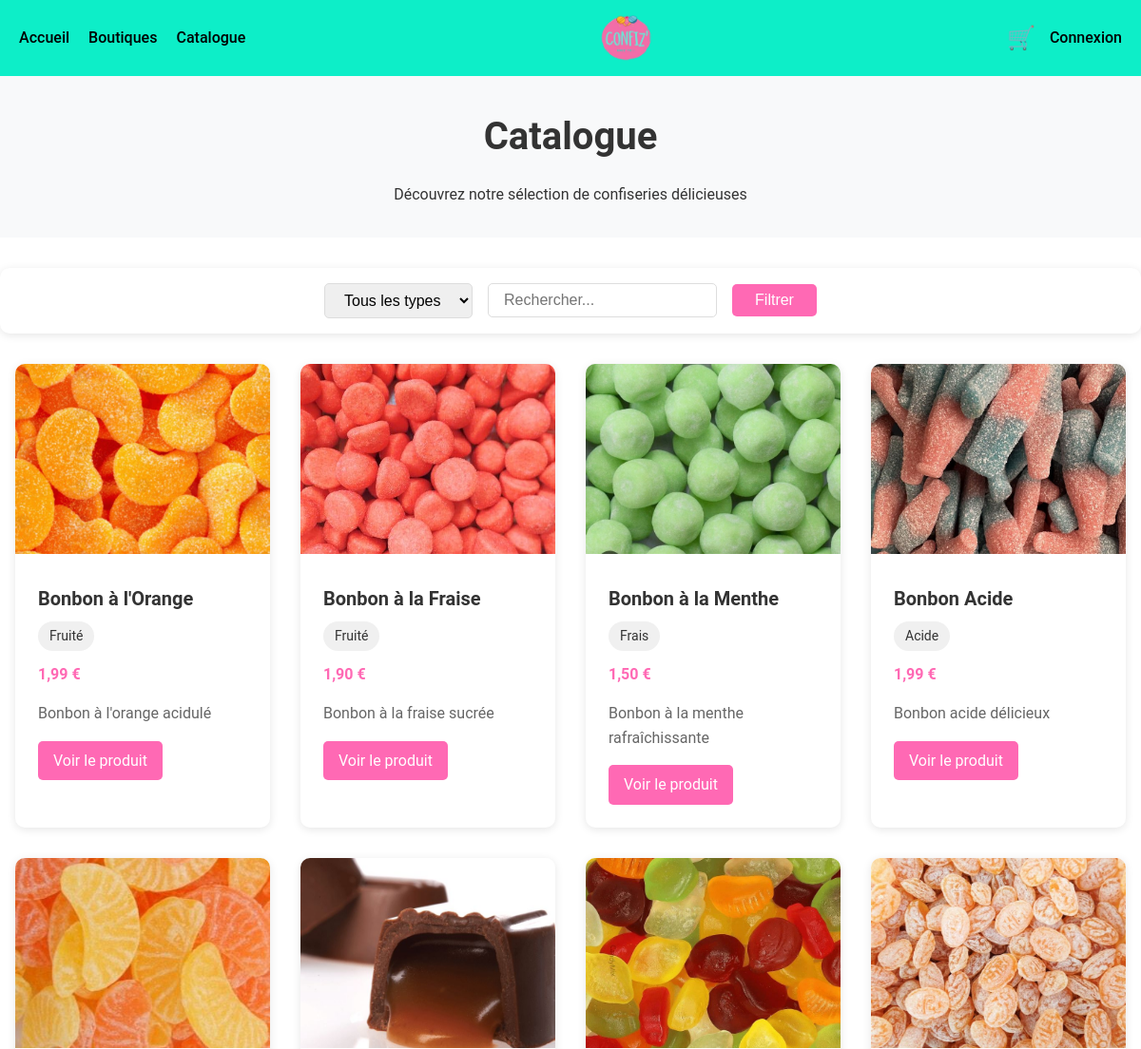
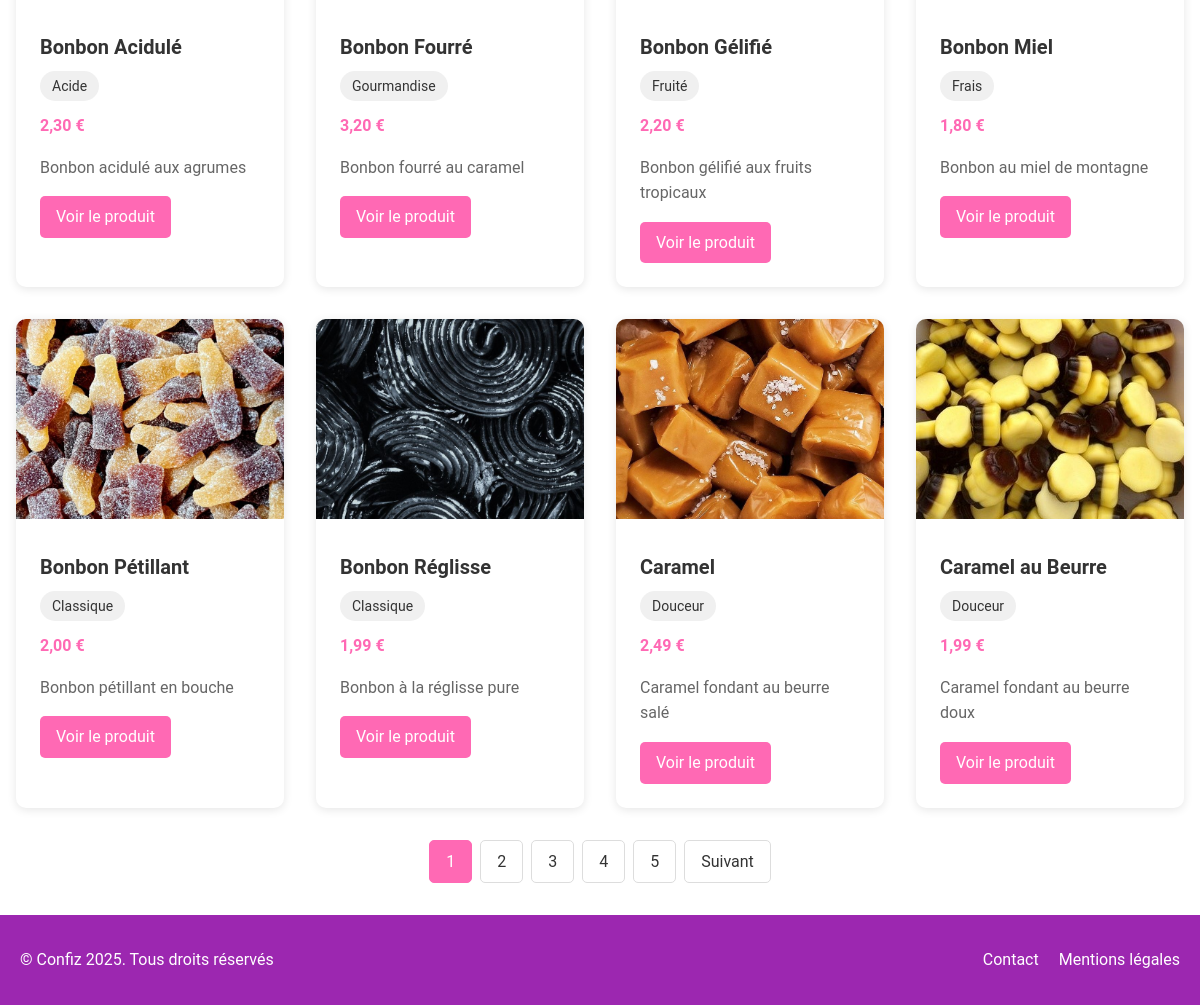
The page /catalogue.php on the database its author committed (2 pictures, top to bottom).
### tables this page shows
CREATE TABLE `confiseries` (
  `id` INT PRIMARY KEY AUTO_INCREMENT,
  `nom` VARCHAR(50) NOT NULL,
  `type` VARCHAR(20),
  `couleur` VARCHAR(20),
  `prix` FLOAT NOT NULL,
  `illustration` VARCHAR(255),
  `description` TEXT
);

### catalogue.php (the view, shortened to what this page needs)
<?php
$servername = "localhost";
$username = "root";
$password = "";
$dbname = "confiz";
try {
    $conn = new PDO("mysql:host=$servername;dbname=$dbname", $username, $password);
    $conn->setAttribute(PDO::ATTR_ERRMODE, PDO::ERRMODE_EXCEPTION);
} catch(PDOException $e) {
    echo "Erreur de connexion: " . $e->getMessage();
    exit;
}
$type_filter = isset($_GET['type']) ? $_GET['type'] : '';
$search = isset($_GET['search']) ? $_GET['search'] : '';
$page = isset($_GET['page']) ? (int)$_GET['page'] : 1;
$items_per_page = 12;
$offset = ($page - 1) * $items_per_page;
$sql = "SELECT id, nom, type, prix, illustration, description FROM confiseries";
$params = [];
$count_sql = str_replace("id, nom, type, prix, illustration, description", "COUNT(*) as total", $sql);
$stmt = $conn->prepare($count_sql);
$stmt->execute();
$total_items = $stmt->fetch(PDO::FETCH_ASSOC)['total'];
$total_pages = ceil($total_items / $items_per_page);
$sql .= " ORDER BY nom ASC LIMIT :offset, :limit";
$params[':offset'] = $offset;
$params[':limit'] = $items_per_page;
$stmt = $conn->prepare($sql);
foreach ($params as $key => $value) {
    if ($key == ':offset' || $key == ':limit') {
        $stmt->bindValue($key, $value, PDO::PARAM_INT);
    } else {
        $stmt->bindValue($key, $value);
    }
}
$stmt->execute();
$confiseries = $stmt->fetchAll(PDO::FETCH_ASSOC);
?>
<!DOCTYPE html>
<html lang="fr">
<head>
    <link rel="stylesheet" href="autrecss.css">
    <link rel="stylesheet" href="catalogue.css">
</head>
<body>
    <header>
        <nav class="navbar">
            <div class="nav-links">
                <a href="index.php">Accueil</a>
                <a href="boutiques.php">Boutiques</a>
                <a href="catalogue.php">Catalogue</a>
            </div>
            <div class="logo-container">
                <img src="confiz.png" alt="Logo confiz">
            </div>
            <div class="cart-login">
                <a href="panier.php" class="cart-icon">🛒</a>
                <a href="login.php" class="login-btn">Connexion</a>
            </div>
        </nav>
    </header>
    <main>
        <section class="catalogue-header">
            <h1 class="catalogue-title">Catalogue</h1>
            <p>Découvrez notre sélection de confiseries délicieuses</p>
        </section>
        <section class="filters">
            <form class="filter-form" method="GET" action="catalogue.php">
                <select name="type">
                    <option value="">Tous les types</option>
                </select>
                <input type="text" name="search" placeholder="Rechercher..." value="<?php echo htmlspecialchars($search); ?>">
                <button type="submit">Filtrer</button>
            </form>
        </section>
        <section class="catalogue-container">
            <?php if(count($confiseries) > 0): ?>
                <div class="catalogue-grid">
                    <?php foreach($confiseries as $confiserie): ?>
                        <div class="product-card">
                            <img
                                src="<?php echo !empty($confiserie['illustration']) ? htmlspecialchars($confiserie['illustration']) : 'images/candies/default.jpg'; ?>"
                                alt="<?php echo htmlspecialchars($confiserie['nom']); ?>"
                                class="product-image"
                            >
                            <div class="product-info">
                                <h3 class="product-name"><?php echo htmlspecialchars($confiserie['nom']); ?></h3>
                                <span class="product-type"><?php echo htmlspecialchars($confiserie['type']); ?></span>
                                <p class="product-price"><?php echo number_format($confiserie['prix'], 2, ',', ' '); ?> €</p>
                                <p class="product-description"><?php echo htmlspecialchars($confiserie['description']); ?></p>
                                <a href="produit.php?id=<?php echo $confiserie['id']; ?>" class="view-product">Voir le produit</a>
                            </div>
                        </div>
                    <?php endforeach; ?>
                </div>
                <?php if($total_pages > 1): ?>
                    <div class="pagination">
                        <?php for($i = 1; $i <= $total_pages; $i++): ?>
                            <?php if($i == $page): ?>
                                <span class="current"><?php echo $i; ?></span>
                            <?php else: ?>
                                <a href="?page=<?php echo $i; ?><?php echo !empty($type_filter) ? '&type='.urlencode($type_filter) : ''; ?><?php echo !empty($search) ? '&search='.urlencode($search) : ''; ?>"><?php echo $i; ?></a>
                            <?php endif; ?>
                        <?php endfor; ?>
                        <?php if($page < $total_pages): ?>
                            <a href="?page=<?php echo $page+1; ?><?php echo !empty($type_filter) ? '&type='.urlencode($type_filter) : ''; ?><?php echo !empty($search) ? '&search='.urlencode($search) : ''; ?>">Suivant</a>
                        <?php endif; ?>
                    </div>
                <?php endif; ?>
            <?php endif; ?>
        </section>
    </main>
    <footer>
        <div class="footer-content">
            <p>&copy; Confiz <?php echo date('Y'); ?>. Tous droits réservés</p>
            <div class="footer-links">
                <a href="contact.php">Contact</a>
                <a href="mentions-legales.php">Mentions légales</a>
            </div>
        </div>
    </footer>
</body>
</html>

### autrecss.css (style rules this page uses)
html { scroll-behavior: smooth; }
html, body { height: 100%; margin: 0; }
* { margin: 0; padding: 0; box-sizing: border-box; }
:root { --primary-color: #FF69B4; --secondary-color: #0deec8; --accent-color: #3b82f6; --text-color: #333; --light-gray: #f3f4f6; --dark-gray: #4b5563; --white: #ffffff; --transition: all 0.3s ease; }
body { font-family: 'Roboto', sans-serif; color: var(--text-color); background-color: var(--white); line-height: 1.6; }
.navbar { display: flex; justify-content: space-between; align-items: center; padding: 15px 20px; background-color: var(--secondary-color); box-shadow: 0 2px 5px rgba(0,0,0,0.1); }
.logo-container { display: flex; justify-content: center; }
.logo-container img { height: 50px; }
.nav-links { display: flex; gap: 20px; }
.nav-links a { text-decoration: none; color: #000; position: relative; transition: color 0.3s ease; font-weight: 500; }
.nav-links a::after { content: ''; position: absolute; width: 0; height: 2px; bottom: -5px; left: 0; background-color: #000; transition: width 0.3s ease; }
.cart-login { display: flex; align-items: center; gap: 15px; }
.cart-icon { font-size: 1.5rem; text-decoration: none; }
.login-btn { text-decoration: none; color: #000; font-weight: 500; }
footer { background-color: #9c27b0; padding: 2rem 0; color: white; }
.footer-content { max-width: 1200px; margin: 0 auto; padding: 0 20px; display: flex; justify-content: space-between; align-items: center; }
.footer-links { display: flex; gap: 20px; }
.footer-links a { color: white; text-decoration: none; transition: opacity 0.3s ease; }

### catalogue.css (style rules this page uses)
.catalogue-header { background-color: #f8f9fa; padding: 2rem 0; text-align: center; margin-bottom: 2rem; }
.catalogue-title { font-size: 2.5rem; margin-bottom: 1rem; }
.filters { max-width: 1200px; margin: 0 auto 2rem; padding: 1rem; background-color: #fff; border-radius: 10px; box-shadow: 0 2px 10px rgba(0,0,0,0.1); }
.filter-form { display: flex; flex-wrap: wrap; gap: 1rem; align-items: center; justify-content: center; }
.filter-form select, .filter-form input[type="text"] { padding: 0.5rem 1rem; border: 1px solid #ddd; border-radius: 5px; font-size: 1rem; }
.filter-form button { padding: 0.5rem 1.5rem; background-color: var(--primary-color); color: white; border: none; border-radius: 5px; cursor: pointer; font-size: 1rem; transition: background-color 0.3s; }
.catalogue-container { max-width: 1200px; margin: 0 auto; padding: 0 1rem; }
.catalogue-grid { display: grid; grid-template-columns: repeat(auto-fill, minmax(250px, 1fr)); gap: 2rem; margin-bottom: 2rem; }
.product-card { background: white; border-radius: 10px; overflow: hidden; box-shadow: 0 2px 10px rgba(0,0,0,0.1); transition: transform 0.3s, box-shadow 0.3s; }
.product-image { width: 100%; height: 200px; object-fit: cover; }
.product-info { padding: 1.5rem; }
.product-name { font-size: 1.25rem; margin-bottom: 0.5rem; }
.product-type { display: inline-block; padding: 0.25rem 0.75rem; background-color: #f0f0f0; border-radius: 20px; font-size: 0.875rem; margin-bottom: 0.75rem; }
.product-price { font-weight: bold; color: var(--primary-color); margin-bottom: 1rem; }
.product-description { color: #666; margin-bottom: 1rem; display: -webkit-box; -webkit-line-clamp: 3; -webkit-box-orient: vertical; overflow: hidden; }
.view-product { display: inline-block; padding: 0.5rem 1rem; background-color: var(--primary-color); color: white; text-decoration: none; border-radius: 5px; transition: background-color 0.3s; }
.pagination { display: flex; justify-content: center; gap: 0.5rem; margin: 2rem 0; }
.pagination a, .pagination span { display: inline-block; padding: 0.5rem 1rem; border: 1px solid #ddd; border-radius: 5px; text-decoration: none; color: #333; transition: all 0.3s; }
.pagination .current { background-color: var(--primary-color); color: white; border-color: var(--primary-color); }

### rows shown on the page
confiseries: illustration (picture), nom "Bonbon à l'Orange", type "Fruité", prix "1,99", description "Bonbon à l'orange acidulé"
confiseries: illustration (picture), nom "Bonbon à la Fraise", type "Fruité", prix "1,90", description "Bonbon à la fraise sucrée"
confiseries: illustration (picture), nom "Bonbon à la Menthe", type "Frais", prix "1,50", description "Bonbon à la menthe rafraîchissante"
confiseries: illustration (picture), nom "Bonbon Acide", type "Acide", prix "1,99", description "Bonbon acide délicieux"
confiseries: illustration (picture), nom "Bonbon Acidulé", type "Acide", prix "2,30", description "Bonbon acidulé aux agrumes"
confiseries: illustration (picture), nom "Bonbon Fourré", type "Gourmandise", prix "3,20", description "Bonbon fourré au caramel"
confiseries: illustration (picture), nom "Bonbon Gélifié", type "Fruité", prix "2,20", description "Bonbon gélifié aux fruits tropicaux"
confiseries: illustration (picture), nom "Bonbon Miel", type "Frais", prix "1,80", description "Bonbon au miel de montagne"
confiseries: illustration (picture), nom "Bonbon Pétillant", type "Classique", prix "2,00", description "Bonbon pétillant en bouche"
confiseries: illustration (picture), nom "Bonbon Réglisse", type "Classique", prix "1,99", description "Bonbon à la réglisse pure"
confiseries: illustration (picture), nom "Caramel", type "Douceur", prix "2,49", description "Caramel fondant au beurre salé"
confiseries: illustration (picture), nom "Caramel au Beurre", type "Douceur", prix "1,99", description "Caramel fondant au beurre doux"
